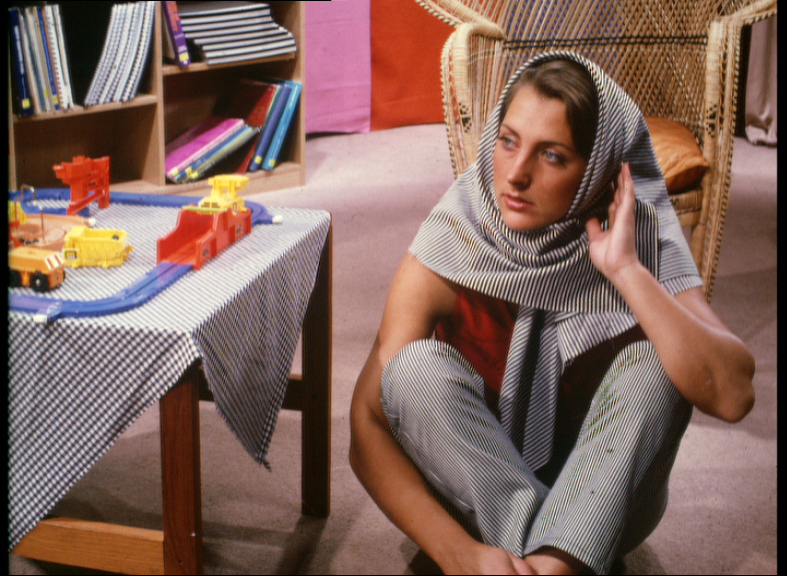
#> input picture app/103/input/barbara.jpg, 787 x 576 px
$ python -i image.py   (imports and definitions only)   (older library calls are emulated)
#> lines starting #> are read from the running program, lines starting #| are printed output that depends on the picture
"""
image tools
"""

#
# IMAGE THUMBNAILER
#

import os.path
import PIL.Image
import PIL.ImageOps
import PIL.ImageDraw

import subprocess

def _deinterlace_png(path):
    """
    PIL 1.6 can't handle interlaced PNG
    temporary workaround, fixed in PIL 1.7
    """
#> called with path = 'app/103/input/barbara.jpg'
    im = PIL.Image.open(path)
#> im is the input picture: PIL image 787x576 RGB; mean R, G, B 130, 100.8, 91.9
    if im.format == 'PNG':
        try:
            im.getpixel((0, 0))
        except IOError:
            # check the file exists
            assert os.path.isfile(path)
            # convert it to non-interlaced
            os.system("/usr/bin/convert %s %s"
                      % (path, path))
            im = PIL.Image.open(path)
            # try once again, in case there is another problem
            im.getpixel((0, 0))
    return

# This function is kept here for information but not used; we prefer
# to run the optimizations on all the files (thumbnails and full-size)
# via cron
# [37 lines left out: function _optimize_png, not called in this run]

def thumbnail(fname, size=(128, 128), ext=".png"):
    """
    image thumbnailing function

    @param fname: full-size file name
    @param size: thumbnail size, default 128x128
    @param ext: thumbnail file extension (and format), default ".png"

    @return: thumbnail file name
    """
    fname = os.path.abspath(fname)
    # split dirname and basename
    (fname_dir, fname_base) = os.path.split(fname)
    fname_noext = os.path.splitext(fname_base)[0]

    tn_fname = os.path.join(fname_dir, ".__%ix%i__" % size
                           + fname_noext + ext)
    if not os.path.isfile(tn_fname):
        # no thumbnail, create it
        #TODO: no more deinterlacing
        _deinterlace_png(fname)
        im = PIL.Image.open(fname)
        tn = PIL.Image.new('RGBA', size, (0, 0, 0, 0))
#> tn: PIL image 128x128 RGBA; every value is 0
        im.thumbnail(size, resample=True)
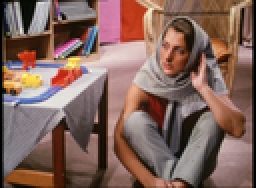
#> im: PIL image 128x94 RGB (shown 2 times larger); mean R, G, B 130, 100.8, 91.9
        offset = ((size[0] - im.size[0]) / 2,
                  (size[1] - im.size[1]) / 2)
#> offset = (0, 17)
        box = offset + (im.size[0] + offset[0],
                        im.size[1] + offset[1])
#> box = (0, 17, 128, 111)
        tn.paste(im, box)
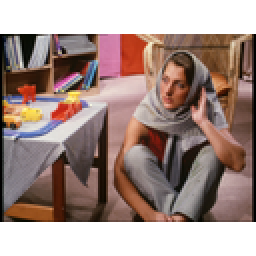
#> tn: PIL image 128x128 RGBA (shown 2 times larger); mean R, G, B, A 95.4, 74, 67.5, 187.3; transparent parts drawn white
        tn.save(tn_fname)

    return tn_fname

# [16 lines left out: function drawhistogram, not called in this run]

#
# IMAGE CLASS
#

class image(object):
    """
    manipulable image object

    This class is basically a PIL abstraction, with a different
    method model: each method is an action modifying the object.
    Nothing is written to a file until explicitly asked.
    """

    im = None

    # [378 lines left out: functions __init__, __getattr__, save, crop, resize, convert and 8 more, not called in this run]

>>> result = thumbnail('../app/103/input/barbara.jpg')

$ run again, on app/103/input/column.jpg
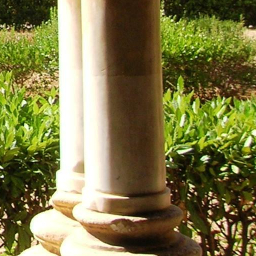
#> input picture app/103/input/column.jpg, 256 x 256 px
#> in _deinterlace_png, im is the input picture: PIL image 256x256 RGB; mean R, G, B 125.2, 120.2, 71.6
#> in thumbnail, `im.thumbnail(size, resample=True)`:
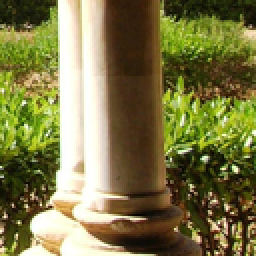
#> im: PIL image 128x128 RGB (shown 2 times larger); mean R, G, B 125.1, 120.2, 71.7
